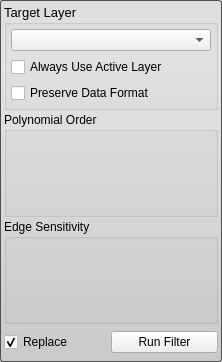
<?xml version="1.0" encoding="UTF-8"?>
<ui version="4.0">
 <class>IntensityCorrectionFilterInterface</class>
 <widget class="QWidget" name="IntensityCorrectionFilterInterface">
  <property name="geometry">
   <rect>
    <x>0</x>
    <y>0</y>
    <width>222</width>
    <height>362</height>
   </rect>
  </property>
  <property name="sizePolicy">
   <sizepolicy hsizetype="MinimumExpanding" vsizetype="Fixed">
    <horstretch>0</horstretch>
    <verstretch>0</verstretch>
   </sizepolicy>
  </property>
  <property name="minimumSize">
   <size>
    <width>213</width>
    <height>207</height>
   </size>
  </property>
  <property name="windowTitle">
   <string>Form</string>
  </property>
  <property name="styleSheet">
   <string notr="true">QWidget#IntensityCorrectionFilterInterface{
  border-radius: 3px;
  border: 1px solid rgb(80, 80,80);
  background-color: qlineargradient(spread:pad, x1:0.5, y1:0, x2:0.5, y2:0.960227, stop:0 rgba(221, 221, 221, 255), stop:0.155779 rgba(228, 228, 228, 255), stop:1 rgba(202, 204, 204, 255));      
}</string>
  </property>
  <layout class="QVBoxLayout" name="verticalLayout">
   <property name="spacing">
    <number>2</number>
   </property>
   <property name="margin">
    <number>4</number>
   </property>
   <item>
    <layout class="QHBoxLayout" name="horizontalLayout_6">
     <item>
      <widget class="QGroupBox" name="target_groupbox_">
       <property name="font">
        <font>
         <pointsize>10</pointsize>
        </font>
       </property>
       <property name="title">
        <string>Target Layer</string>
       </property>
       <layout class="QVBoxLayout" name="verticalLayout_4">
        <property name="margin">
         <number>4</number>
        </property>
        <item>
         <widget class="QComboBox" name="target_layer_"/>
        </item>
        <item>
         <widget class="QCheckBox" name="use_active_layer_">
          <property name="text">
           <string>Always Use Active Layer</string>
          </property>
         </widget>
        </item>
        <item>
         <widget class="QCheckBox" name="preserve_data_format_">
          <property name="text">
           <string>Preserve Data Format</string>
          </property>
         </widget>
        </item>
       </layout>
      </widget>
     </item>
    </layout>
   </item>
   <item>
    <layout class="QHBoxLayout" name="orderHLayout_top">
     <item>
      <widget class="QGroupBox" name="groupBox">
       <property name="title">
        <string>Polynomial Order</string>
       </property>
       <layout class="QHBoxLayout" name="horizontalLayout_2">
        <property name="margin">
         <number>4</number>
        </property>
        <item>
         <layout class="QHBoxLayout" name="orderHLayout_bottom"/>
        </item>
       </layout>
      </widget>
     </item>
    </layout>
   </item>
   <item>
    <layout class="QHBoxLayout" name="edgeHLayout_top">
     <item>
      <widget class="QGroupBox" name="groupBox_2">
       <property name="title">
        <string>Edge Sensitivity</string>
       </property>
       <layout class="QHBoxLayout" name="horizontalLayout_3">
        <property name="margin">
         <number>4</number>
        </property>
        <item>
         <layout class="QHBoxLayout" name="edgeHLayout_bottom"/>
        </item>
       </layout>
      </widget>
     </item>
    </layout>
   </item>
   <item>
    <widget class="QWidget" name="replaceRunWidget" native="true">
     <property name="minimumSize">
      <size>
       <width>0</width>
       <height>32</height>
      </size>
     </property>
     <property name="maximumSize">
      <size>
       <width>16777215</width>
       <height>32</height>
      </size>
     </property>
     <layout class="QHBoxLayout" name="horizontalLayout" stretch="1,1">
      <property name="spacing">
       <number>0</number>
      </property>
      <property name="margin">
       <number>0</number>
      </property>
      <item>
       <widget class="QCheckBox" name="replaceCheckBox">
        <property name="text">
         <string>Replace</string>
        </property>
        <property name="checked">
         <bool>true</bool>
        </property>
       </widget>
      </item>
      <item>
       <widget class="QPushButton" name="runFilterButton">
        <property name="text">
         <string>Run Filter</string>
        </property>
       </widget>
      </item>
     </layout>
    </widget>
   </item>
  </layout>
 </widget>
 <resources/>
 <connections/>
</ui>
